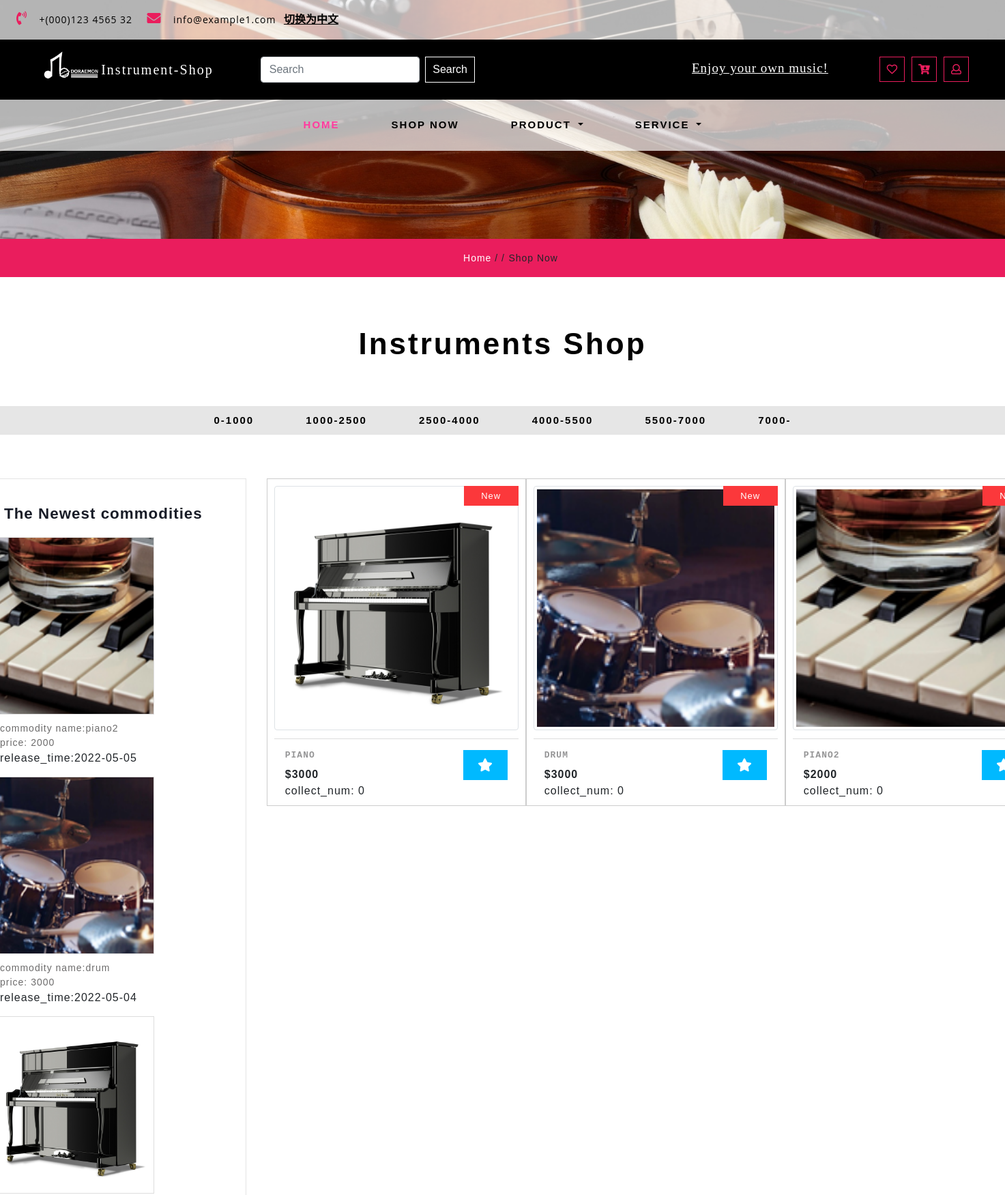
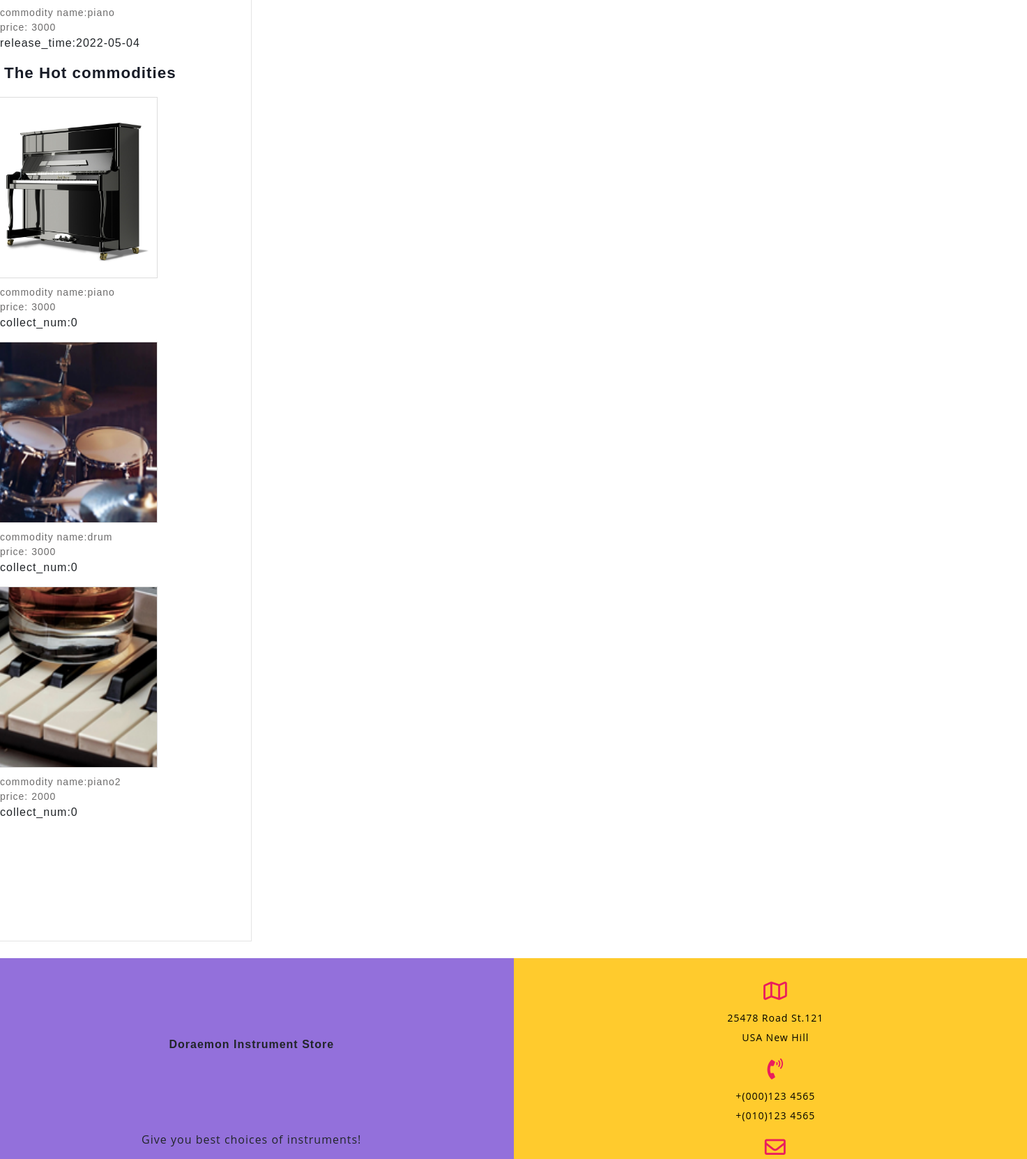
Page /shop (upper part) on the committed database (2 pictures, top to bottom).
### app/models.py (models this page shows)
class Commodity(db.Model):
    __tablename__ = "commodity"
    __table_args__ = {'extend_existing': True}
    id = db.Column(db.Integer, primary_key=True, autoincrement=True)
    commodity_name = db.Column(db.String(32), nullable=False)
    release_time = db.Column(db.DateTime, default=datetime.now)
    cargo_quantity = db.Column(db.Integer, nullable=False)
    pic_path1 = db.Column(db.String(64), nullable=True)
    pic_path2 = db.Column(db.String(64), nullable=True)
    pic_path3 = db.Column(db.String(64), nullable=True)
    price = db.Column(db.Integer, nullable=False)
    introduction = db.Column(db.String(64), nullable=True)
    type = db.Column(db.String(32), nullable=False)
    collect_num = db.Column(db.Integer, default=0)
    is_collect = db.Column(db.Boolean, default=False, nullable=False)

### app/routes.py (the view)
@app.route('/shop', methods=['GET', 'POST'])
def shop():
    if islogined():
        authority = session.get('authority')
        user_icon = setIcon()
    else:
        authority = 0
        user_icon = 'NULL'
    print(session.get('price_section_start'))
    if session.get('price_section_start') is None:
        commodities = Commodity.query.all()
    else:
        commodities = Commodity.query.filter(
            Commodity.price.between(session.get('price_section_start'), session.get('price_section_end')))
    session.pop('price_section_start', None)
    session.pop('price_section_end', None)
    new_commodities = Commodity.query.order_by(Commodity.id.desc()).all()[0:5]
    collect_commodities = Commodity.query.order_by(Commodity.collect_num.desc()).all()[0:5]
    x= new_commodities
    user_id = session.get('uid')
    for commodity in commodities:
        collections = Collections.query.filter_by(user_id=user_id, commodity_id=commodity.id).first()
        if collections:
            commodity.is_collected = True
        else:
            commodity.is_collected = False
    list =dict()
    for a in x:
        list[a.id] = a.release_time.strftime('%Y-%m-%d')
    return render_template('shop.html', islogin=islogined(), commodities=commodities, new_commodities=x,
                           types=all_type, type_value=all_type.values(), icon=user_icon, user_id=user_id,
                           authority=authority, collect_commodities=collect_commodities, list=list)

### app/templates/shop.html (shortened to what this page needs)
{% extends "base.html" %}
{% block content %}
    <link href="../static/css/bootstrap.min.css" rel="stylesheet" type="text/css" media="all">
    <link href="../static/css/fontawesome-all.min.css" rel="stylesheet" type="text/css" media="all">
    <link rel="stylesheet" href="../static/css/shop.css" type="text/css">
    <link rel="stylesheet" type="text/css" href="../static/css/jquery-ui1.css">
    <link href="../static/css/style.css" rel='stylesheet' type='text/css' media="all">
    <div class="inner_page-banner one-img">
    </div>
    <div class="using-border py-3">
        <div class="inner_breadcrumb  ml-4">
            <ul class="short_ls">
                <li>
                    <a href="index" class="i18n" contrastName="HOME">Home</a>
                    <span>/ /</span>
                </li>
                <li class="i18n" contrastName="SHOPNOW">Shop Now</li>
            </ul>
        </div>
    </div>
    <section class="contact py-lg-4 py-md-3 py-sm-3 py-3">
        <div class="container-fluid py-lg-5 py-md-4 py-sm-4 py-3">
            <h3 class="title text-center mb-lg-5 mb-md-4 mb-sm-4 mb-3 i18n" contrastName="INSTRUMENTS_SHOP">Instruments Shop</h3>
            <nav class="navbar navbar-expand-lg navbar-light">
                <div class="collapse navbar-collapse justify-content-center" id="navbarSupportedContent"
                     style="background: rgb(230,230,230)">
                    <ul class="navbar-nav ">
                        <li id="1">
                            <a class="nav-link" onclick="selection(1) ">0-1000</a>
                        </li>
                        <li id="2">
                            <a onclick="selection(2)" class="nav-link">1000-2500</a>
                        </li>
                        <li id="3">
                            <a onclick="selection(3)" class="nav-link">2500-4000</a>
                        </li>
                        <li id="4">
                            <a onclick="selection(4)" class="nav-link">4000-5500</a>
                        </li>
                        <li id="5">
                            <a onclick="selection(5)" class="nav-link">5500-7000</a>
                        </li>
                        <li id="6">
                            <a onclick="selection(6)" class="nav-link">7000-</a>
                        </li>
                    </ul>
                </div>
            </nav>
        </div>
        <div class="row">
            <div class="side-bar col-lg-3">
                <div class="left-side">
                    <h3 class="agileits-sear-head i18n" contrastName="TNC">The Newest commodities</h3>
                    {% for commodity in new_commodities %}
                        <div class="row special-sec1">
                            <div class="col-xs-4 img-deals">
                                <img src="{{ commodity.pic_path1 }}" alt="" class="img-fluid">
                            </div>
                            <div class="col-xs-8 img-deal1">
                                <a href="single/{{ commodity.id }}">commodity name:{{ commodity.commodity_name }}</a><br>
                                <a href="single/{{ commodity.id }}">price: {{ commodity.price }}</a><br>
                                <span class="i18n" contrastName="RELEASE_TIME">release_time:</span><span>{{ list[ commodity.id ] }}</span>
                            </div>
                        </div>
                    {% endfor %}
                </div>
                <div class="deal-leftmk left-side">
                    <h3 class="agileits-sear-head i18n" contrastName="THC">The Hot commodities</h3>
                    {% for commodity in collect_commodities %}
                        <div class="row special-sec1">
                            <div class="col-xs-4 img-deals">
                                <img src="{{ commodity.pic_path1 }}" alt="" class="img-fluid">
                            </div>
                            <div class="col-xs-8 img-deal1">
                                <a href="single/{{ commodity.id }}">commodity name:{{ commodity.commodity_name }}</a><br>
                                <a href="single/{{ commodity.id }}">price: {{ commodity.price }}</a><br>
                                <span class="i18n" contrastName="COLLECT_NUM">collect_num:</span><span>{{ commodity.collect_num }}</span>
                            </div>
                        </div>
                    {% endfor %}
                </div>
            </div>
            <div class="left-ads-display col-lg-9">
                {% for commodity in commodities %}
                    <div class="row2">
                        <div class="col-lg-4 col-md-6 col-sm-6 product-men women_two">
                            <div class="product-toys-info">
                                <div class="men-pro-item">
                                    <div class="men-thumb-item">
                                        <img src="{{ commodity.pic_path1 }}" class="img-thumbnail img-fluid" alt="">
                                        <span class="product-new-top i18n" ontrastName="NEW">New</span>
                                    </div>
                                    <div class="item-info-product">
                                        <div class="info-product-price">
                                            <div class="grid_meta">
                                                <div class="product_price">
                                                    <h4>
                                                        <a href="single/{{ commodity.id }}">{{ commodity.commodity_name }}</a>
                                                    </h4>
                                                    <div class="grid-price mt-2">
                                                        <span class="money ">${{ commodity.price }}</span><br>
                                                        <span class="i18n" contrastName="COLLECT_NUM">collect_num:</span>
                                                        <span id="collect_num">{{ commodity.collect_num }}</span>
                                                    </div>
                                                </div>
                                            </div>
                                            <div class="toys single-item hvr-outline-out">
                                                {% if authority != 1 %}
                                                <button id="button_collect{{ commodity.id }}"
                                                        class="toys-cart ptoys-cart"
                                                        {% if commodity.is_collected %}
                                                        style="background: rgb(255, 193, 7)"
                                                        {% else %}
                                                        style="background: #00b9ff"
                                                        {% endif %}
                                                        onclick=collect("{{ commodity.id }}")>
                                                    <i class="fas fa-star"></i>
                                                </button>
                                                {% endif %}
                                            </div>
                                        </div>
                                    </div>
                                </div>
                            </div>
                        </div>
                    </div>
                {% endfor %}
            </div>
        </div>
    </section>
    <section class="subscribe">
        <div class="container-fluid">
            <div class="row">
                <div class="col-lg-6 col-md-6 map-info-right px-0 text-center">
                        <div class="address-gried-2">
                            <b class="i18n" contrastName="DIS">Doraemon Instrument Store</b>
                            <p class="i18n" contrastName="GYBCOI">
                                Give you best choices of instruments!
                            </p>
                        </div>
                </div>
                <div class="col-lg-6 col-md-6 address-w3l-right text-center">
                    <div class="address-gried ">
                        <span class="far fa-map"></span>
                        <p>25478 Road St.121<br>USA New Hill
                        </div>
                    <div class="address-gried mt-3">
                        <span class="fas fa-phone-volume"></span>
                        <p> +(000)123 4565<br>+(010)123 4565</p>
                    </div>
                    <div class=" address-gried mt-3">
                        <span class="far fa-envelope"></span>
                    </div>
                </div>
            </div>
        </div>
    </section>
{% endblock %}

### rows in the picture
Commodity: pic_path1 (picture), commodity_name "piano2", price "2000", release_time "2022-05-05", collect_num "0", commodity_name "PIANO2"
Commodity: pic_path1 (picture), commodity_name "drum", price "3000", release_time "2022-05-04", collect_num "0", commodity_name "DRUM"
Commodity: pic_path1 (picture), commodity_name "piano", price "3000", release_time "2022-05-04", collect_num "0", commodity_name "PIANO"
